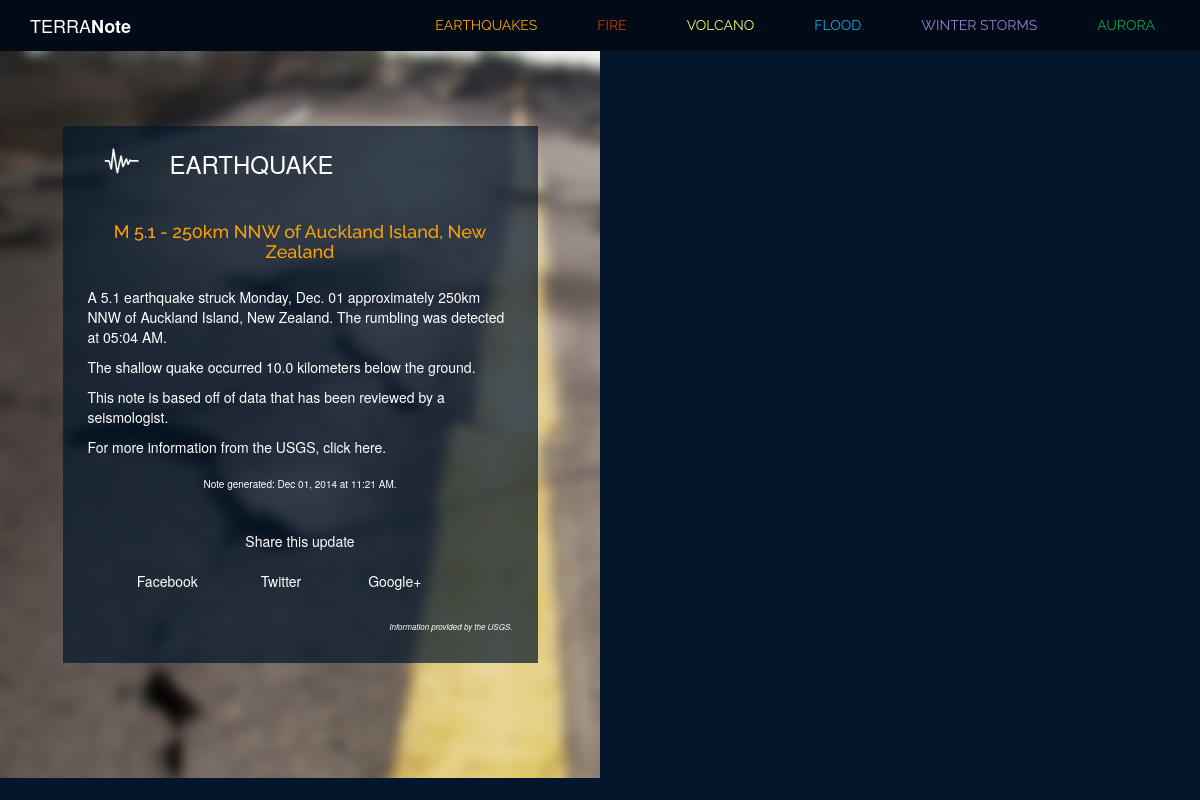
The page /quakes/usb000t1j2 on the database its author committed.
### model.py (models this page shows)
class Quake(Base):
    __tablename__ = "quakes"
    quake_id = Column(String(50), primary_key = True)
    quake_title = Column(String, nullable = False)
    quake_type = Column(String(25), nullable = False)
    magnitude = Column(Float, nullable = False)
    place = Column(String, nullable = False)
    latitude = Column(Float, nullable = False)
    longitude = Column(Float, nullable = False)
    depth = Column(Float, nullable = False)
    quake_datetime = Column(DateTime, nullable = False)
    url = Column(String, nullable = False)
    seismictype = Column(String, nullable = False)
    status = Column(String, nullable = False)
    felt = Column(Integer, nullable = True)
    tsunami = Column(Integer, nullable = True)
    recordtime = Column(DateTime, nullable = False)

### note.py (the view)
@app.route("/quakes/<quake_id>")
def quake_note(quake_id):
	quake = Quake.query.get(quake_id)
	return render_template("quake.html", quake=quake)

### templates/quake.html (shortened to what this page needs)
{% extends 'base.html' %}
{% block body %}
<div class="notepage">
	<div class="col-sm-6" id="quake-background">
		<div class="col-sm-1"></div>
			<div class="col-sm-10"  id="note-background">
				<div class="note">
					{% if quake.seismictype == 'earthquake' %}
						<div class="row">
							<div class="header">
								<img class="icon" src="/static/images/quake-icon.png"/>
								<h3 class="type">EARTHQUAKE</h3>
							</div>
						</div>
						<div class="headline quake-orange">
							<h4>{{ quake.quake_title }}</h4>
						</div>
						<div class="summary">
							<p>A {{ quake.magnitude }} earthquake struck {{ quake.quake_datetime.strftime('%A') }}, {{ quake.quake_datetime.strftime('%b. %d') }} approximately {{ quake.place }}. The rumbling was detected at {{ quake.quake_datetime.strftime('%I:%M %p') }}.
								{% if quake.depth <= 70 %}
									<p>The shallow quake occurred {{ quake.depth }} kilometers below the ground.</p>
									{% elif quake.depth > 300 %}
									<p>The deep quake occurred {{ quake.depth }} kilometers below the earth's surface.</p>
									{% else %}
									<p>The quake happened {{ quake.depth }} kilometers below the ground.</p>
								{% endif %}
							<div class="review_status">
								{% if quake.status == 'automatic' %}
								<p>This note is based off of computer-generated data and has not yet been reviewed by a seismologist.</p>
								{% else %}
								<p>This note is based off of data that has been reviewed by a seismologist.</p>
								{% endif %}
								<p>For more information from the USGS, click <a href="{{ quake.url }}">here.</a></p>
							</div>
						</div>
						{% endif %}
					<div class="post-time">
						Note generated: {{ quake.recordtime.strftime('%b %d, %Y at %I:%M %p') }}.
					</div>
					<div class="share">
						<div class="row" id="share">
						Share this update
						</div>
						<div class="row">
							<div class="col-sm-1"></div>
                            <div class="col-sm-3"><a href="">Facebook</a></div>
                            <div class="col-sm-3"><a href="">Twitter</a></div>
                            <div class="col-sm-3"><a href="">Google+</a></div>
                            <div class="col-sm-2"></div>
						</div>
					</div>
					<div class="attribution">
						<em>Information provided by the USGS.</em>
					</div>
				</div>
			</div>
		<div class="col-sm-1"></div>
	</div>
	<div class="col-sm-6">
			<div class="row">
				<div id="single-map"></div>
			</div>
	</div>
</div>
{% endblock %}

### static/note.css (style rules this page uses)
body { background-color: #04162b; color: #FFFFFF }
a { color:inherit; text-decoration: none; }
.header { margin-bottom: 25px; }
.note { padding-left: 10px; padding-right: 10px; padding-bottom: 20px; color: #FFFFFF; }
.type { margin-left: 25px; padding-top: 5px; }
.headline { margin-top: 20px; margin-bottom: 25px; text-align: center; font-family: 'Raleway', sans-serif; font-weight: 800; }
.post-time { text-align: center; padding-top: 10px; padding-bottom: 10px; font-size: 10px; }
.share { padding-top: 10px; padding-bottom: 10px; text-align: center; }
.attribution { text-align: right; padding-top: 20px; padding-bottom: 10px; font-size: 8px; }
#note-background { margin-top: 75px; margin-bottom: 75px; background: rgba(4, 22, 43, 0.7); }
#share { padding-top: 20px; padding-bottom: 20px; text-align: center; }
img.icon { height: 30px; padding-right: 30px; padding-left: 30px; float: left; }
#single-map { width: 100%; height: 727px; }
#quake-background { background-image: url("/static/images/quake-blur-sfw.jpg"); height: 727px; }
.quake-orange { color: #fda204; }

### rows shown on the page
Quake: quake_title "M 5.1 - 250km NNW of Auckland Island, New Zealand", magnitude "5.1", quake_datetime "Monday", quake_datetime "Dec. 01", place "250km NNW of Auckland Island, New Zealand", quake_datetime "05:04 AM", depth "10.0", recordtime "Dec 01, 2014 at 11:21 AM"
